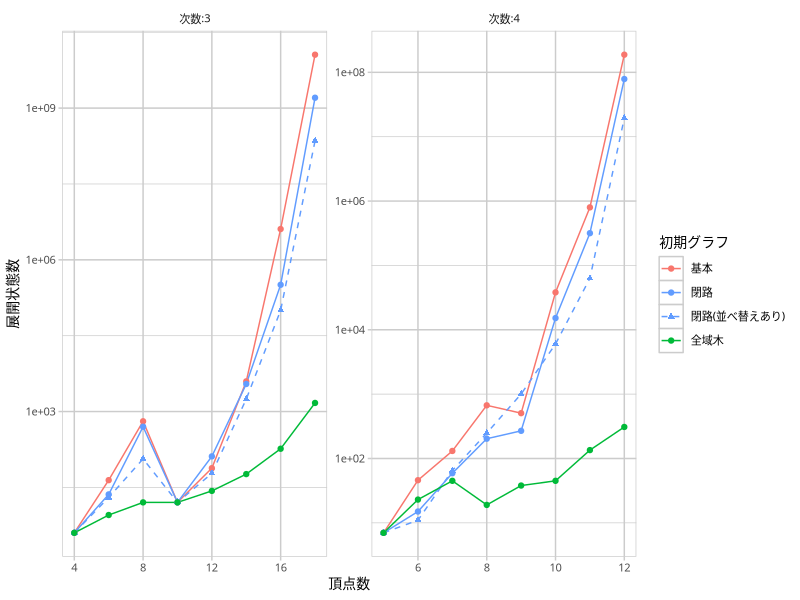

Reproduce this figure in R.
library(readr)
library(dplyr)
library(ggplot2)

breaks <- c('basic basic', 'cycle basic', 'cycle sorted', 'stree basic')
labels <- c('基本', '閉路', '閉路(並べ替えあり)', '全域木')
data <- read_csv('the-cmp-algo-lab.csv') %>%
  filter(mgr == 'basic') %>%
  mutate(mtd = paste(bdr, srt)) %>%
  group_by(n, d, bdr, srt, mtd, node) %>%
  summarise(mean_time = mean(time)) %>%
  ungroup() %>%
  mutate(mtd = factor(mtd, levels = breaks),
         d = factor(d, levels = c(3, 4), labels = c('次数:3', '次数:4')))

gp <- ggplot(data, aes(x = n, y = node, color = mtd, shape = mtd, linetype = mtd)) +
  geom_line() +
  geom_point() +
  facet_wrap(c('d'), scales = 'free') +
  scale_x_continuous(name = '頂点数',
                     minor_breaks = NULL) +
  scale_y_continuous(name = '展開状態数',
                     trans = 'log10') +
  scale_color_manual(name = '初期グラフ',
                     breaks = breaks,
                     labels = labels,
                     values = c('#F8766D', '#619CFF', '#619CFF', '#00BA38')) +
  scale_shape_manual(name = '初期グラフ',
                     breaks = breaks,
                     labels = labels,
                     values = c(19, 19, 17, 19)) +
  scale_linetype_manual(name = '初期グラフ',
                        breaks = breaks,
                        labels = labels,
                        values = c(1, 1, 2, 1)) +
  theme(text = element_text(family = 'IPAexGothic', size = 10),
        panel.background = element_rect(fill = 'white', colour = 'grey80'),
        panel.grid.major = element_line(colour = 'grey80'),
        panel.grid.minor = element_line(colour = 'grey80'),
        axis.ticks = element_line(colour = 'grey80'),
        strip.background = element_blank())

ggsave('the-ginitr-node.pdf', gp,
       width = 15, height = 6, units = 'cm',
       device = cairo_pdf)
